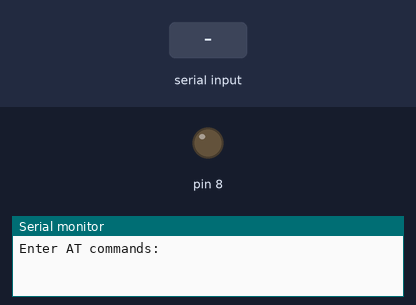
This sketch was run on a simulated Arduino Uno, built with avr-gcc and run on an emulated ATmega328P. Shown: output pins drawn as LEDs (lit = HIGH), the last lines printed to the serial monitor. The inputs (shaded band) are chosen by the test bench.

Above: at 1.2 s.
1.3 s: "hola\n" received over Serial
At 1.45 s:
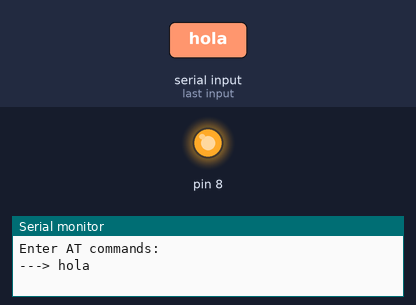
4.5 s: "1\n" received over Serial
At 5.6 s:
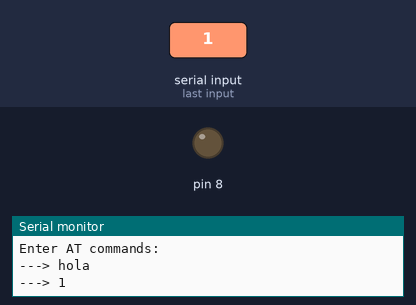
Timing chart, 0 to 7.5 s (numbered marks = the images above; inputs shaded):
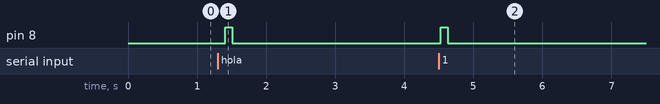

The sketch:

bluetooth.ino
```cpp
#include <SoftwareSerial.h>
SoftwareSerial BT1(4,2); // RX, TX recorder que se cruzan
void setup()
   {
       Serial.begin(9600);
        pinMode(8, OUTPUT);
       Serial.println("Enter AT commands:");
       BT1.begin(9600);
   }

void loop()
   {
       if (BT1.available())
           Serial.write(BT1.read());


       if (Serial.available()>0)
          {  String q = GetLine();

              BT1.print(q);
              Serial.println("---> " + q);
              digitalWrite(8,9);
              delay(100);
              digitalWrite(8,0);
              if(q.equals("hola")){
              Serial.println("encendido");
              digitalWrite(8,1);
              delay(100);
              }

          }
}

String GetLine()
   {   String S = "" ;
       if (Serial.available())
          {    char c = Serial.read(); ;
                while ( c != '\n')            //Hasta que el caracter sea intro
                  {     S = S + c ;
                        delay(25) ;
                        c = Serial.read();
                  }
                return( S + '\n') ;
          }
   }
```

Measured:
- after the input at 1.3 s, pin 8: LOW → HIGH after 0.11 s, → LOW 0.10 s later
- after the input at 4.5 s, pin 8: LOW → HIGH at once, → LOW 0.10 s later
